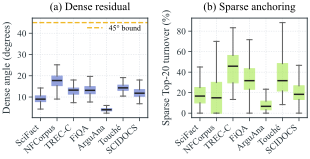

Generate this figure with Python:
from __future__ import annotations

import sys
from pathlib import Path

import matplotlib
import numpy as np
import pandas as pd

matplotlib.use("Agg")
import matplotlib.pyplot as plt

ROOT = Path(__file__).resolve().parents[2]
sys.path.insert(0, str(ROOT / "figures"))

from qudar_style import COLORS, apply_style, finish_axis, save_figure  # noqa: E402

DATA = ROOT / "figures" / "data" / "mechanism-distributions.csv"
ORDER = (
    "scifact",
    "nfcorpus",
    "trec-covid",
    "fiqa",
    "arguana",
    "webis-touche2020",
    "scidocs",
)
LABELS = ("SciFact", "NFCorpus", "TREC-C", "FiQA", "ArguAna", "Touché", "SCIDOCS")


def _boxplot(axis: plt.Axes, values: list[np.ndarray], color: str) -> None:
    plot = axis.boxplot(
        values,
        patch_artist=True,
        showfliers=False,
        widths=0.62,
        medianprops={"color": "#222222", "linewidth": 1.1},
        whiskerprops={"color": "#666666", "linewidth": 0.8},
        capprops={"color": "#666666", "linewidth": 0.8},
    )
    for box in plot["boxes"]:
        box.set(facecolor=color, edgecolor=color, alpha=0.62, linewidth=0.8)


def main() -> None:
    apply_style()
    frame = pd.read_csv(DATA, dtype={"query_id": str})
    fig, axes = plt.subplots(1, 2, figsize=(3.35, 1.82))
    angle = [
        frame.loc[frame["dataset"] == dataset, "dense_angle_degrees"].to_numpy()
        for dataset in ORDER
    ]
    turnover = [
        100.0
        * frame.loc[frame["dataset"] == dataset, "sparse_top20_turnover"].to_numpy()
        for dataset in ORDER
    ]
    _boxplot(axes[0], angle, COLORS["dense"])
    _boxplot(axes[1], turnover, COLORS["sparse"])
    axes[0].axhline(
        45.0,
        color=COLORS["accent"],
        linestyle="--",
        linewidth=1.0,
        label="45° bound",
    )
    axes[0].set_ylabel("Dense angle (degrees)")
    axes[0].set_title("(a) Dense residual")
    axes[0].legend(frameon=False, fontsize=5.8, loc="upper right")
    axes[1].set_ylabel("Sparse Top-20 turnover (%)")
    axes[1].set_title("(b) Sparse anchoring")
    for axis in axes:
        axis.set_xticks(range(1, len(LABELS) + 1), LABELS, rotation=42, ha="right")
        finish_axis(axis)
    fig.subplots_adjust(left=0.14, right=0.995, bottom=0.31, top=0.88, wspace=0.38)
    save_figure(fig, Path(__file__), "fig_mechanism_distributions.pdf")
    plt.close(fig)


if __name__ == "__main__":
    main()
